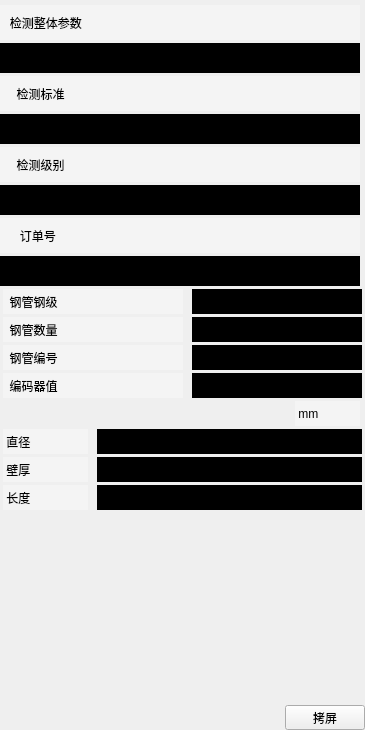
            <widget class="QWidget" name="widget_10" native="true">
             <property name="sizePolicy">
              <sizepolicy hsizetype="Fixed" vsizetype="Expanding">
               <horstretch>0</horstretch>
               <verstretch>0</verstretch>
              </sizepolicy>
             </property>
             <property name="minimumSize">
              <size>
               <width>365</width>
               <height>300</height>
              </size>
             </property>
             <property name="maximumSize">
              <size>
               <width>365</width>
               <height>730</height>
              </size>
             </property>
             <property name="styleSheet">
              <string notr="true">QWidget#widget_10{
background-color: rgb(103, 103, 105);
}</string>
             </property>
             <layout class="QGridLayout" name="gridLayout_9">
              <property name="margin">
               <number>0</number>
              </property>
              <property name="spacing">
               <number>0</number>
              </property>
              <item row="0" column="0">
               <layout class="QGridLayout" name="gridLayout_8">
                <property name="spacing">
                 <number>0</number>
                </property>
                <item row="1" column="0">
                 <layout class="QVBoxLayout" name="verticalLayout_38">
                  <property name="spacing">
                   <number>3</number>
                  </property>
                  <item>
                   <widget class="QLabel" name="label_12">
                    <property name="minimumSize">
                     <size>
                      <width>360</width>
                      <height>35</height>
                     </size>
                    </property>
                    <property name="maximumSize">
                     <size>
                      <width>360</width>
                      <height>35</height>
                     </size>
                    </property>
                    <property name="styleSheet">
                     <string notr="true">QLabel{
color: rgb(0, 0, 0);
background-color: rgb(244, 244, 244);
font: 75 28pt &quot;新宋体&quot;;
}</string>
                    </property>
                    <property name="text">
                     <string>   检测整体参数</string>
                    </property>
                   </widget>
                  </item>
                  <item>
                   <widget class="QLabel" name="labelWholeParams">
                    <property name="minimumSize">
                     <size>
                      <width>360</width>
                      <height>30</height>
                     </size>
                    </property>
                    <property name="maximumSize">
                     <size>
                      <width>360</width>
                      <height>30</height>
                     </size>
                    </property>
                    <property name="layoutDirection">
                     <enum>Qt::LeftToRight</enum>
                    </property>
                    <property name="styleSheet">
                     <string notr="true">QLabel{
color: rgb(255, 255, 0);
background-color: rgb(0, 0, 0);
border:0px;
font: 75 20pt &quot;新宋体&quot;;
}</string>
                    </property>
                    <property name="text">
                     <string/>
                    </property>
                    <property name="alignment">
                     <set>Qt::AlignCenter</set>
                    </property>
                   </widget>
                  </item>
                  <item>
                   <widget class="QLabel" name="label_14">
                    <property name="minimumSize">
                     <size>
                      <width>360</width>
                      <height>35</height>
                     </size>
                    </property>
                    <property name="maximumSize">
                     <size>
                      <width>360</width>
                      <height>35</height>
                     </size>
                    </property>
                    <property name="styleSheet">
                     <string notr="true">QLabel{
color: rgb(0, 0, 0);
background-color: rgb(244, 244, 244);
font: 75 28pt &quot;新宋体&quot;;
}</string>
                    </property>
                    <property name="text">
                     <string>     检测标准</string>
                    </property>
                   </widget>
                  </item>
                  <item>
                   <widget class="QLabel" name="labelTestStandard">
                    <property name="minimumSize">
                     <size>
                      <width>360</width>
                      <height>30</height>
                     </size>
                    </property>
                    <property name="maximumSize">
                     <size>
                      <width>360</width>
                      <height>30</height>
                     </size>
                    </property>
                    <property name="styleSheet">
                     <string notr="true">QLabel{
color: rgb(255, 255, 0);
background-color: rgb(0, 0, 0);
border:0px;
font: 75 20pt &quot;新宋体&quot;;
}</string>
                    </property>
                    <property name="text">
                     <string/>
                    </property>
                    <property name="alignment">
                     <set>Qt::AlignCenter</set>
                    </property>
                   </widget>
                  </item>
                  <item>
                   <widget class="QLabel" name="label_51">
                    <property name="minimumSize">
                     <size>
                      <width>360</width>
                      <height>35</height>
                     </size>
                    </property>
                    <property name="maximumSize">
                     <size>
                      <width>360</width>
                      <height>35</height>
                     </size>
                    </property>
                    <property name="styleSheet">
                     <string notr="true">QLabel{
color: rgb(0, 0, 0);
background-color: rgb(244, 244, 244);
font: 75 28pt &quot;新宋体&quot;;
}</string>
                    </property>
                    <property name="text">
                     <string>     检测级别</string>
                    </property>
                   </widget>
                  </item>
                  <item>
                   <widget class="QLabel" name="labelTestLevel">
                    <property name="minimumSize">
                     <size>
                      <width>360</width>
                      <height>30</height>
                     </size>
                    </property>
                    <property name="maximumSize">
                     <size>
                      <width>360</width>
                      <height>30</height>
                     </size>
                    </property>
                    <property name="styleSheet">
                     <string notr="true">QLabel{
color: rgb(255, 255, 0);
background-color: rgb(0, 0, 0);
border:0px;
font: 75 20pt &quot;新宋体&quot;;
}</string>
                    </property>
                    <property name="text">
                     <string/>
                    </property>
                    <property name="alignment">
                     <set>Qt::AlignCenter</set>
                    </property>
                   </widget>
                  </item>
                  <item>
                   <widget class="QLabel" name="label_53">
                    <property name="minimumSize">
                     <size>
                      <width>360</width>
                      <height>35</height>
                     </size>
                    </property>
                    <property name="maximumSize">
                     <size>
                      <width>360</width>
                      <height>35</height>
                     </size>
                    </property>
                    <property name="styleSheet">
                     <string notr="true">QLabel{
color: rgb(0, 0, 0);
background-color: rgb(244, 244, 244);
font: 75 28pt &quot;新宋体&quot;;
}</string>
                    </property>
                    <property name="text">
                     <string>      订单号</string>
                    </property>
                   </widget>
                  </item>
                  <item>
                   <widget class="QLabel" name="labelOrderNumber">
                    <property name="minimumSize">
                     <size>
                      <width>360</width>
                      <height>30</height>
                     </size>
                    </property>
                    <property name="maximumSize">
                     <size>
                      <width>360</width>
                      <height>30</height>
                     </size>
                    </property>
                    <property name="styleSheet">
                     <string notr="true">QLabel{
spacing: 30px;
color: rgb(255, 255, 0);
background-color: rgb(0, 0, 0);
border:0px;
font: 75 20pt &quot;新宋体&quot;;
}</string>
                    </property>
                    <property name="text">
                     <string/>
                    </property>
                    <property name="alignment">
                     <set>Qt::AlignCenter</set>
                    </property>
                   </widget>
                  </item>
                  <item>
                   <layout class="QHBoxLayout" name="horizontalLayout_9">
                    <property name="spacing">
                     <number>6</number>
                    </property>
                    <item>
                     <widget class="QLabel" name="label_55">
                      <property name="minimumSize">
                       <size>
                        <width>180</width>
                        <height>25</height>
                       </size>
                      </property>
                      <property name="maximumSize">
                       <size>
                        <width>180</width>
                        <height>25</height>
                       </size>
                      </property>
                      <property name="styleSheet">
                       <string notr="true">QLabel{
color: rgb(0, 0, 0);
background-color: rgb(244, 244, 244);
border:0px;
font: 75 20pt &quot;新宋体&quot;;
}</string>
                      </property>
                      <property name="text">
                       <string>  钢管钢级</string>
                      </property>
                     </widget>
                    </item>
                    <item>
                     <widget class="QLabel" name="labelSteelTubeLevel">
                      <property name="minimumSize">
                       <size>
                        <width>170</width>
                        <height>25</height>
                       </size>
                      </property>
                      <property name="maximumSize">
                       <size>
                        <width>170</width>
                        <height>25</height>
                       </size>
                      </property>
                      <property name="styleSheet">
                       <string notr="true">QLabel{
color: rgb(255, 255, 0);
background-color: rgb(0, 0, 0);
border:0px;
font: 75 20pt &quot;新宋体&quot;;
}</string>
                      </property>
                      <property name="text">
                       <string/>
                      </property>
                      <property name="alignment">
                       <set>Qt::AlignCenter</set>
                      </property>
                     </widget>
                    </item>
                   </layout>
                  </item>
                  <item>
                   <layout class="QHBoxLayout" name="horizontalLayout_8">
                    <property name="spacing">
                     <number>6</number>
                    </property>
                    <item>
                     <widget class="QLabel" name="label_56">
                      <property name="minimumSize">
                       <size>
                        <width>180</width>
                        <height>25</height>
                       </size>
                      </property>
                      <property name="maximumSize">
                       <size>
                        <width>180</width>
                        <height>25</height>
                       </size>
                      </property>
                      <property name="styleSheet">
                       <string notr="true">QLabel{
color: rgb(0, 0, 0);
background-color: rgb(244, 244, 244);
border:0px;
font: 75 20pt &quot;新宋体&quot;;
}</string>
                      </property>
                      <property name="text">
                       <string>  钢管数量</string>
                      </property>
                     </widget>
                    </item>
                    <item>
                     <widget class="QLabel" name="labelSteelTubeCount">
                      <property name="minimumSize">
                       <size>
                        <width>170</width>
                        <height>25</height>
                       </size>
                      </property>
                      <property name="maximumSize">
                       <size>
                        <width>170</width>
                        <height>25</height>
                       </size>
                      </property>
                      <property name="styleSheet">
                       <string notr="true">QLabel{
color: rgb(255, 255, 0);
background-color: rgb(0, 0, 0);
border:0px;
font: 75 20pt &quot;新宋体&quot;;
}</string>
                      </property>
                      <property name="text">
                       <string/>
                      </property>
                      <property name="alignment">
                       <set>Qt::AlignCenter</set>
                      </property>
                     </widget>
                    </item>
                   </layout>
                  </item>
                  <item>
                   <layout class="QHBoxLayout" name="horizontalLayout_7">
                    <property name="spacing">
                     <number>6</number>
                    </property>
                    <item>
                     <widget class="QLabel" name="label_57">
                      <property name="minimumSize">
                       <size>
                        <width>180</width>
                        <height>25</height>
                       </size>
                      </property>
                      <property name="maximumSize">
                       <size>
                        <width>180</width>
                        <height>25</height>
                       </size>
                      </property>
                      <property name="styleSheet">
                       <string notr="true">QLabel{
color: rgb(0, 0, 0);
background-color: rgb(244, 244, 244);
border:0px;
font: 75 20pt &quot;新宋体&quot;;
}</string>
                      </property>
                      <property name="text">
                       <string>  钢管编号</string>
                      </property>
                     </widget>
                    </item>
                    <item>
                     <widget class="QLabel" name="labelTestSteelNumber">
                      <property name="minimumSize">
                       <size>
                        <width>170</width>
                        <height>25</height>
                       </size>
                      </property>
                      <property name="maximumSize">
                       <size>
                        <width>170</width>
                        <height>25</height>
                       </size>
                      </property>
                      <property name="styleSheet">
                       <string notr="true">QLabel{
color: rgb(255, 255, 0);
background-color: rgb(0, 0, 0);
border:0px;
font: 75 20pt &quot;新宋体&quot;;
}</string>
                      </property>
                      <property name="text">
                       <string/>
                      </property>
                      <property name="alignment">
                       <set>Qt::AlignCenter</set>
                      </property>
                     </widget>
                    </item>
                   </layout>
                  </item>
                  <item>
                   <layout class="QHBoxLayout" name="horizontalLayout_26">
                    <property name="spacing">
                     <number>6</number>
                    </property>
                    <item>
                     <widget class="QLabel" name="label_59">
                      <property name="minimumSize">
                       <size>
                        <width>180</width>
                        <height>25</height>
                       </size>
                      </property>
                      <property name="maximumSize">
                       <size>
                        <width>180</width>
                        <height>25</height>
                       </size>
                      </property>
                      <property name="styleSheet">
                       <string notr="true">QLabel{
color: rgb(0, 0, 0);
background-color: rgb(244, 244, 244);
border:0px;
font: 75 20pt &quot;新宋体&quot;;
}</string>
                      </property>
                      <property name="text">
                       <string>  编码器值</string>
                      </property>
                     </widget>
                    </item>
                    <item>
                     <widget class="QLabel" name="labelEncoder">
                      <property name="minimumSize">
                       <size>
                        <width>170</width>
                        <height>25</height>
                       </size>
                      </property>
                      <property name="maximumSize">
                       <size>
                        <width>170</width>
                        <height>25</height>
                       </size>
                      </property>
                      <property name="styleSheet">
                       <string notr="true">QLabel{
color: rgb(255, 255, 0);
background-color: rgb(0, 0, 0);
border:0px;
font: 75 15pt &quot;新宋体&quot;;
}</string>
                      </property>
                      <property name="text">
                       <string/>
                      </property>
                      <property name="alignment">
                       <set>Qt::AlignCenter</set>
                      </property>
                     </widget>
                    </item>
                   </layout>
                  </item>
                  <item>
                   <layout class="QHBoxLayout" name="horizontalLayout_6">
                    <property name="spacing">
                     <number>0</number>
                    </property>
                    <item>
                     <spacer name="horizontalSpacer_10">
                      <property name="orientation">
                       <enum>Qt::Horizontal</enum>
                      </property>
                      <property name="sizeType">
                       <enum>QSizePolicy::Fixed</enum>
                      </property>
                      <property name="sizeHint" stdset="0">
                       <size>
                        <width>290</width>
                        <height>20</height>
                       </size>
                      </property>
                     </spacer>
                    </item>
                    <item>
                     <widget class="QLabel" name="label_61">
                      <property name="minimumSize">
                       <size>
                        <width>65</width>
                        <height>25</height>
                       </size>
                      </property>
                      <property name="maximumSize">
                       <size>
                        <width>65</width>
                        <height>25</height>
                       </size>
                      </property>
                      <property name="styleSheet">
                       <string notr="true">QLabel{
color: rgb(0, 0, 0);
background-color: rgb(244, 244, 244);
border:0px;
font: 75 24pt &quot;新宋体&quot;;
}</string>
                      </property>
                      <property name="text">
                       <string> mm</string>
                      </property>
                     </widget>
                    </item>
                   </layout>
                  </item>
                  <item>
                   <layout class="QHBoxLayout" name="horizontalLayout_5">
                    <property name="spacing">
                     <number>6</number>
                    </property>
                    <item>
                     <widget class="QLabel" name="label_62">
                      <property name="minimumSize">
                       <size>
                        <width>85</width>
                        <height>25</height>
                       </size>
                      </property>
                      <property name="maximumSize">
                       <size>
                        <width>85</width>
                        <height>25</height>
                       </size>
                      </property>
                      <property name="styleSheet">
                       <string notr="true">QLabel{
color: rgb(0, 0, 0);
background-color: rgb(244, 244, 244);
border:0px;
font: 75 20pt &quot;新宋体&quot;;
}</string>
                      </property>
                      <property name="text">
                       <string> 直径</string>
                      </property>
                     </widget>
                    </item>
                    <item>
                     <widget class="QLabel" name="labelDiameter">
                      <property name="minimumSize">
                       <size>
                        <width>265</width>
                        <height>25</height>
                       </size>
                      </property>
                      <property name="maximumSize">
                       <size>
                        <width>265</width>
                        <height>25</height>
                       </size>
                      </property>
                      <property name="styleSheet">
                       <string notr="true">QLabel{
color: rgb(255, 255, 0);
background-color: rgb(0, 0, 0);
border:0px;
font: 75 20pt &quot;新宋体&quot;;
}</string>
                      </property>
                      <property name="text">
                       <string/>
                      </property>
                      <property name="alignment">
                       <set>Qt::AlignCenter</set>
                      </property>
                     </widget>
                    </item>
                   </layout>
                  </item>
                  <item>
                   <layout class="QHBoxLayout" name="horizontalLayout_4">
                    <property name="spacing">
                     <number>6</number>
                    </property>
                    <item>
                     <widget class="QLabel" name="label_63">
                      <property name="minimumSize">
                       <size>
                        <width>85</width>
                        <height>25</height>
                       </size>
                      </property>
                      <property name="maximumSize">
                       <size>
                        <width>85</width>
                        <height>25</height>
                       </size>
                      </property>
                      <property name="styleSheet">
                       <string notr="true">QLabel{
color: rgb(0, 0, 0);
background-color: rgb(244, 244, 244);
border:0px;
font: 75 20pt &quot;新宋体&quot;;
}</string>
                      </property>
                      <property name="text">
                       <string> 壁厚</string>
                      </property>
                     </widget>
                    </item>
                    <item>
                     <widget class="QLabel" name="labelThickness">
                      <property name="minimumSize">
                       <size>
                        <width>265</width>
                        <height>25</height>
                       </size>
                      </property>
                      <property name="maximumSize">
                       <size>
                        <width>265</width>
                        <height>25</height>
                       </size>
                      </property>
                      <property name="styleSheet">
                       <string notr="true">QLabel{
color: rgb(255, 255, 0);
background-color: rgb(0, 0, 0);
border:0px;
font: 75 20pt &quot;新宋体&quot;;
}</string>
                      </property>
                      <property name="text">
                       <string/>
                      </property>
                      <property name="alignment">
                       <set>Qt::AlignCenter</set>
                      </property>
                     </widget>
                    </item>
                   </layout>
                  </item>
                  <item>
                   <layout class="QHBoxLayout" name="horizontalLayout_3">
                    <property name="spacing">
                     <number>6</number>
                    </property>
                    <item>
                     <widget class="QLabel" name="label_64">
                      <property name="minimumSize">
                       <size>
                        <width>85</width>
                        <height>25</height>
                       </size>
                      </property>
                      <property name="maximumSize">
                       <size>
                        <width>85</width>
                        <height>25</height>
                       </size>
                      </property>
                      <property name="styleSheet">
                       <string notr="true">QLabel{
color: rgb(0, 0, 0);
background-color: rgb(244, 244, 244);
border:0px;
font: 75 20pt &quot;新宋体&quot;;
}</string>
                      </property>
                      <property name="text">
                       <string> 长度</string>
                      </property>
                     </widget>
                    </item>
                    <item>
                     <widget class="QLabel" name="labelLength">
                      <property name="minimumSize">
                       <size>
                        <width>265</width>
                        <height>25</height>
                       </size>
                      </property>
                      <property name="maximumSize">
                       <size>
                        <width>265</width>
                        <height>25</height>
                       </size>
                      </property>
                      <property name="styleSheet">
                       <string notr="true">QLabel{
color: rgb(255, 255, 0);
background-color: rgb(0, 0, 0);
border:0px;
font: 75 20pt &quot;新宋体&quot;;
}</string>
                      </property>
                      <property name="text">
                       <string/>
                      </property>
                      <property name="alignment">
                       <set>Qt::AlignCenter</set>
                      </property>
                     </widget>
                    </item>
                   </layout>
                  </item>
                 </layout>
                </item>
                <item row="2" column="0">
                 <spacer name="verticalSpacer_2">
                  <property name="orientation">
                   <enum>Qt::Vertical</enum>
                  </property>
                  <property name="sizeType">
                   <enum>QSizePolicy::Preferred</enum>
                  </property>
                  <property name="sizeHint" stdset="0">
                   <size>
                    <width>20</width>
                    <height>200</height>
                   </size>
                  </property>
                 </spacer>
                </item>
                <item row="0" column="0">
                 <spacer name="verticalSpacer_30">
                  <property name="orientation">
                   <enum>Qt::Vertical</enum>
                  </property>
                  <property name="sizeType">
                   <enum>QSizePolicy::Fixed</enum>
                  </property>
                  <property name="sizeHint" stdset="0">
                   <size>
                    <width>20</width>
                    <height>5</height>
                   </size>
                  </property>
                 </spacer>
                </item>
                <item row="3" column="0">
                 <layout class="QHBoxLayout" name="horizontalLayout_25">
                  <property name="spacing">
                   <number>0</number>
                  </property>
                  <item>
                   <spacer name="horizontalSpacer_18">
                    <property name="orientation">
                     <enum>Qt::Horizontal</enum>
                    </property>
                    <property name="sizeType">
                     <enum>QSizePolicy::Fixed</enum>
                    </property>
                    <property name="sizeHint" stdset="0">
                     <size>
                      <width>290</width>
                      <height>20</height>
                     </size>
                    </property>
                   </spacer>
                  </item>
                  <item>
                   <widget class="QPushButton" name="pushButtonPrintScreen">
                    <property name="sizePolicy">
                     <sizepolicy hsizetype="Fixed" vsizetype="Fixed">
                      <horstretch>0</horstretch>
                      <verstretch>0</verstretch>
                     </sizepolicy>
                    </property>
                    <property name="minimumSize">
                     <size>
                      <width>80</width>
                      <height>25</height>
                     </size>
                    </property>
                    <property name="maximumSize">
                     <size>
                      <width>80</width>
                      <height>25</height>
                     </size>
                    </property>
                    <property name="text">
                     <string>拷屏</string>
                    </property>
                   </widget>
                  </item>
                 </layout>
                </item>
               </layout>
              </item>
             </layout>
            </widget>
